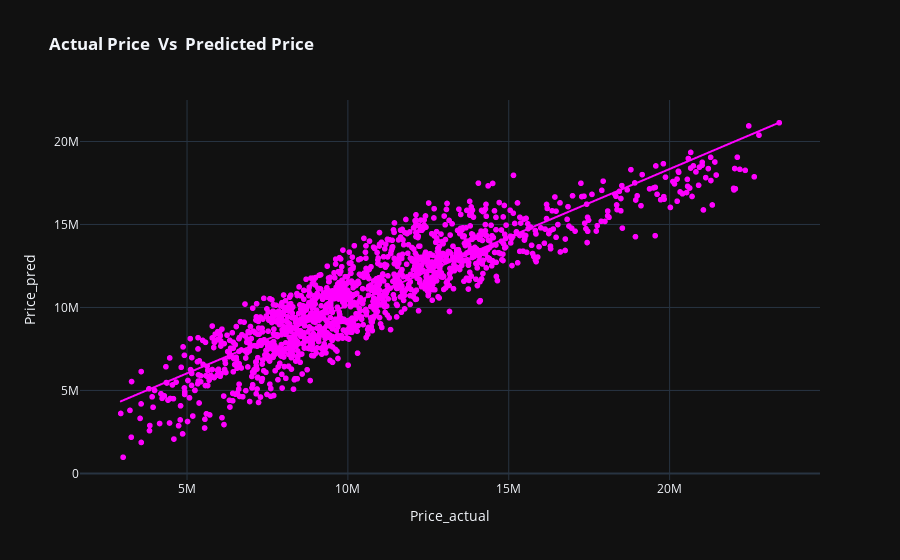

Notebook source saved alongside this figure:
### Code cell
px.scatter(result,x='Price_actual',y='Price_pred',trendline='ols',color_discrete_sequence=['magenta'],template='plotly_dark',title='<b> Actual Price  Vs  Predicted Price ')

### Figure 1 — Plotly figure (JSON) as saved in the notebook; plotly's stock layout.template omitted (floating-point values rounded to 4 significant figures; data arrays with more than 128 entries replaced by an {"elided": "..."} marker saying what was removed)
{"data": [{"hovertemplate": "Price_actual=%{x}<br>Price_pred=%{y}<extra></extra>", "legendgroup": "", "marker": {"color": "magenta", "symbol": "circle"}, "mode": "markers", "name": "", "showlegend": false, "type": "scattergl", "x": {"elided": "1422 int values"}, "xaxis": "x", "y": {"elided": "1422 float values"}, "yaxis": "y"}, {"hovertemplate": "<b>OLS trendline</b><br>Price_pred = 0.820591 * Price_actual + 1.92942e+06<br>R<sup>2</sup>=0.804024<br><br>Price_actual=%{x}<br>Price_pred=%{y} <b>(trend)</b><extra></extra>", "legendgroup": "", "marker": {"color": "magenta", "symbol": "circle"}, "mode": "lines", "name": "", "showlegend": false, "type": "scattergl", "x": {"elided": "1422 int values"}, "xaxis": "x", "y": {"elided": "1422 float values"}, "yaxis": "y"}], "layout": {"legend": {"tracegroupgap": 0}, "title": {"text": "<b> Actual Price  Vs  Predicted Price "}, "xaxis": {"anchor": "y", "domain": [0, 1], "title": {"text": "Price_actual"}}, "yaxis": {"anchor": "x", "domain": [0, 1], "title": {"text": "Price_pred"}}}}
